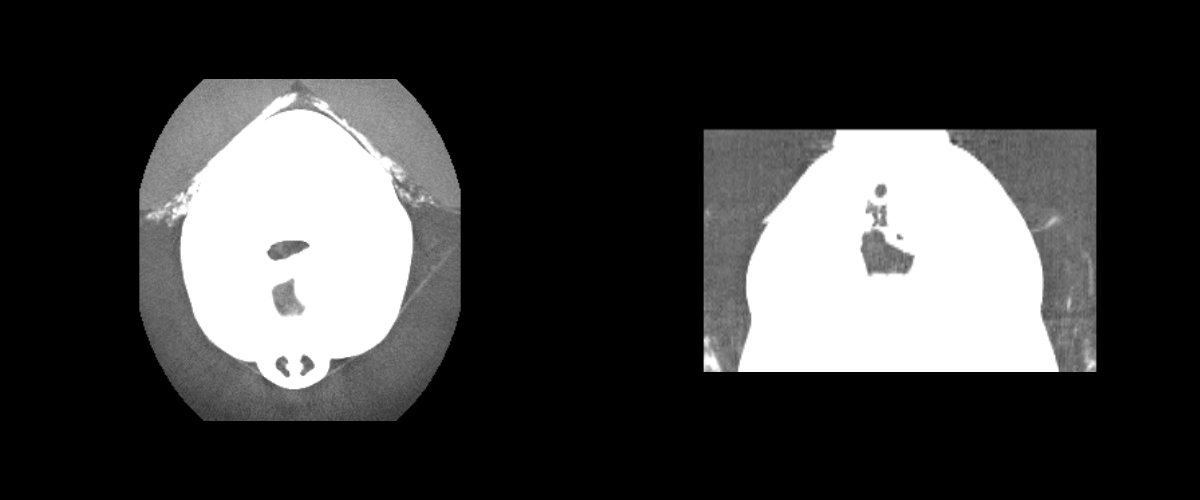

Write the Python code that produced this figure.
#!/usr/bin/env python

# Swap axes of a 3D medical volume (FullHead.mhd) using vtkImagePermute
# to convert an axial view to a coronal view.  The left viewport shows
# the original middle axial slice; the right shows the middle coronal
# slice after permuting axes.

import os
from pathlib import Path

# Factory overrides: importing these modules registers the OpenGL rendering
# and interaction style implementations for vtkRenderingCore factory classes.
import vtkmodules.vtkInteractionStyle  # noqa: F401
import vtkmodules.vtkRenderingOpenGL2  # noqa: F401
# VTK pipeline classes used in this example
from vtkmodules.vtkIOImage import vtkMetaImageReader
from vtkmodules.vtkImagingCore import vtkImageCast, vtkImagePermute
from vtkmodules.vtkRenderingCore import (
    vtkImageActor,
    vtkRenderWindow,
    vtkRenderWindowInteractor,
    vtkRenderer,
)

# Colors (normalized RGB)
black_rgb = (0.0, 0.0, 0.0)

# Data directory: defaults to the folder containing this script
data_dir = Path(os.environ.get("VPE_DATA_DIR", Path(__file__).parent))

# Reader: load the 3D medical volume
reader = vtkMetaImageReader()
reader.SetFileName(str(data_dir / "FullHead.mhd"))
reader.Update()

# Determine the middle axial slice
extent = reader.GetOutput().GetExtent()
mid_z = (extent[4] + extent[5]) // 2

# Filter: permute axes — swap Y and Z to convert axial to coronal view
permute = vtkImagePermute()
permute.SetInputConnection(reader.GetOutputPort())
permute.SetFilteredAxes(0, 2, 1)
permute.Update()

permuted_extent = permute.GetOutput().GetExtent()
permuted_mid_z = (permuted_extent[4] + permuted_extent[5]) // 2

# Cast original: convert to unsigned char for display
cast_original = vtkImageCast()
cast_original.SetInputConnection(reader.GetOutputPort())
cast_original.SetOutputScalarTypeToUnsignedChar()
cast_original.ClampOverflowOn()

# Cast permuted: convert to unsigned char for display
cast_permuted = vtkImageCast()
cast_permuted.SetInputConnection(permute.GetOutputPort())
cast_permuted.SetOutputScalarTypeToUnsignedChar()
cast_permuted.ClampOverflowOn()

# Actor 1: original axial slice in the left viewport
actor_original = vtkImageActor()
actor_original.GetMapper().SetInputConnection(cast_original.GetOutputPort())
actor_original.SetDisplayExtent(extent[0], extent[1], extent[2], extent[3],
                                mid_z, mid_z)

# Actor 2: coronal slice (from permuted volume) in the right viewport
actor_permuted = vtkImageActor()
actor_permuted.GetMapper().SetInputConnection(cast_permuted.GetOutputPort())
actor_permuted.SetDisplayExtent(permuted_extent[0], permuted_extent[1],
                                permuted_extent[2], permuted_extent[3],
                                permuted_mid_z, permuted_mid_z)

# Renderer 1: left viewport — original axial
renderer_left = vtkRenderer()
renderer_left.AddActor(actor_original)
renderer_left.SetViewport(0.0, 0.0, 0.5, 1.0)
renderer_left.SetBackground(black_rgb)
renderer_left.ResetCamera()

# Renderer 2: right viewport — permuted (coronal)
renderer_right = vtkRenderer()
renderer_right.AddActor(actor_permuted)
renderer_right.SetViewport(0.5, 0.0, 1.0, 1.0)
renderer_right.SetBackground(black_rgb)
renderer_right.ResetCamera()

# Window: display the rendered scene
render_window = vtkRenderWindow()
render_window.AddRenderer(renderer_left)
render_window.AddRenderer(renderer_right)
render_window.SetWindowName("permute")
render_window.SetMultiSamples(0)
render_window.SetSize(1200, 500)

# Interactor: handle mouse and keyboard events
render_window_interactor = vtkRenderWindowInteractor()
render_window_interactor.SetRenderWindow(render_window)

# Launch the interactive visualization
render_window_interactor.Initialize()
render_window_interactor.Start()
